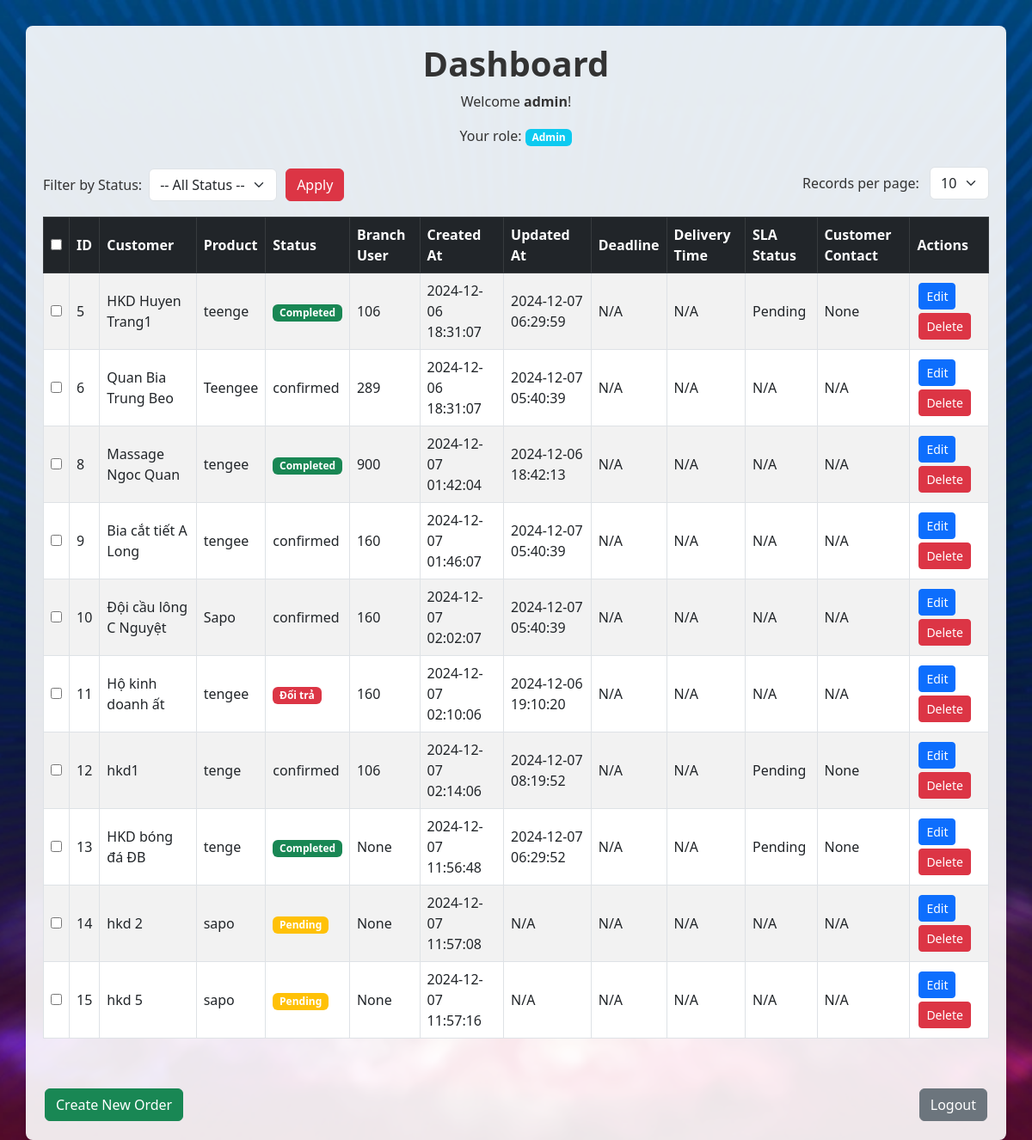
The page /dashboard (signed in) on the database its author committed.
### tables this page shows
CREATE TABLE orders (
    id INTEGER PRIMARY KEY AUTOINCREMENT,
    customer TEXT NOT NULL,
    product TEXT NOT NULL,
    status TEXT NOT NULL
, branch_code INTEGER, created_by TEXT, created_at DATETIME, updated_at DATETIME, deadline DATETIME, delivery_time DATETIME, sla_status TEXT, customer_contact TEXT);

### app.py (the view)
@app.route('/dashboard')
def dashboard():
    if 'username' not in session:
        return redirect(url_for('login'))
    conn = get_db_connection()
    status_filter = request.args.get('status', None)
    page = request.args.get('page', 1, type=int)
    per_page = request.args.get('per_page', 10, type=int)
    base_query = """SELECT id, customer, product, status, branch_code, created_at, updated_at,
                           deadline, delivery_time, sla_status, customer_contact
                    FROM orders"""
    params = []
    conditions = []
    if session['role'] == "Branch User":
        conditions.append("branch_code = ?")
        params.append(session['branch_code'])
        if status_filter:
            conditions.append("status = ?")
            params.append(status_filter)
    elif session['role'] == "Admin":
        if status_filter:
            conditions.append("status = ?")
            params.append(status_filter)
    else:
        conn.close()
        return redirect(url_for('login'))
    if conditions:
        base_query += " WHERE " + " AND ".join(conditions)
    count_query = "SELECT COUNT(*) as count FROM orders"
    if conditions:
        count_query += " WHERE " + " AND ".join(conditions)
    try:
        result = conn.execute(count_query, tuple(params)).fetchone()
        total_count = result['count'] if result and 'count' in result else 0
    except sqlite3.Error as e:
        print(f"Database error: {e}")
        total_count = 0
    offset = (page - 1) * per_page
    paginated_query = base_query + " LIMIT ? OFFSET ?"
    params_paginated = params + [per_page, offset]
    try:
        orders = conn.execute(paginated_query, tuple(params_paginated)).fetchall()
    except sqlite3.Error as e:
        print(f"Database error: {e}")
        orders = []
    finally:
        conn.close()
    total_pages = (total_count + per_page - 1) // per_page
    return render_template(
        'dashboard.html',
        orders=orders,
        page=page,
        per_page=per_page,
        total_pages=total_pages,
        total_count=total_count,
        status_filter=status_filter,
        role=session['role']  # để hiển thị role nếu cần
    )

### app.py (called while the page is built)
def get_db_connection():
    db_path = os.path.join(os.path.dirname(__file__), 'database', 'orders.db')
    conn = sqlite3.connect(db_path)
    conn.row_factory = sqlite3.Row
    return conn

### templates/dashboard.html (shortened to what this page needs)
<!DOCTYPE html>
<html lang="en">
<head>
    <link href="https://cdn.jsdelivr.net/npm/bootstrap@5.3.0/dist/css/bootstrap.min.css" rel="stylesheet">
</head>
<body>
    <div class="container">
        <div class="text-center mb-4">
            <h1 class="fw-bold">Dashboard</h1>
            <p>Welcome <strong>{{ session['username'] }}</strong>!</p>
            <p>Your role: <span class="badge bg-info">{{ session['role'] }}</span></p>
        </div>
        <div class="row mb-3">
            <div class="col-md-6">
                <form method="GET" action="/dashboard" class="d-flex align-items-center">
                    <label for="status" class="form-label me-2 mb-0">Filter by Status:</label>
                    <select name="status" id="status" class="form-select me-2" style="width: auto;">
                        <option value="">-- All Status --</option>
                    </select>
                    <button type="submit" class="btn btn-danger">Apply</button>
                </form>
            </div>
            <div class="col-md-6 text-end">
                <label for="per_page" class="form-label me-2 mb-0">Records per page:</label>
                <select name="per_page" id="per_page" class="form-select d-inline-block" style="width: auto;" onchange="this.form.submit()">
                    <option value="10" {% if per_page == 10 %}selected{% endif %}>10</option>
                </select>
            </div>
        </div>
        <div class="table-responsive">
            <table class="table table-striped table-bordered">
                <thead class="table-dark">
                    <tr>
                        {% if session['role'] == 'Admin' %}
                        <th><input type="checkbox" id="selectAll" onclick="toggleSelectAll()"></th>
                        {% endif %}
                        <th>ID</th>
                        <th>Customer</th>
                        <th>Product</th>
                        <th>Status</th>
                        <th>Branch User</th>
                        <th>Created At</th>
                        <th>Updated At</th>
                        <th>Deadline</th>
                        <th>Delivery Time</th>
                        <th>SLA Status</th>
                        <th>Customer Contact</th>
                        <th>Actions</th>
                    </tr>
                </thead>
                <tbody>
                    {% for order in orders %}
                    <tr>
                        {% if session['role'] == 'Admin' %}
                        <td><input type="checkbox" name="order_ids[]" value="{{ order.id }}"></td>
                        {% endif %}
                        <td>{{ order.id }}</td>
                        <td>{{ order.customer }}</td>
                        <td>{{ order.product }}</td>
                        <td>
                            {% if order.status == 'Pending' %}
                            <span class="badge bg-warning">Pending</span>
                            {% elif order.status == 'Completed' %}
                            <span class="badge bg-success">Completed</span>
                            {% elif order.status == 'Đang giao' %}
                            <span class="badge bg-primary">Đang giao</span>
                            {% elif order.status == 'Đổi trả' %}
                            <span class="badge bg-danger">Đổi trả</span>
                            {% else %}
                            {{ order.status }}
                            {% endif %}
                        </td>
                        <td>{{ order.branch_code }}</td>
                        <td>{{ order.created_at }}</td>
                        <td>{{ order.updated_at if order.updated_at else 'N/A' }}</td>
                        <td>{{ order.deadline if order.deadline else 'N/A' }}</td>
                        <td>{{ order.delivery_time if order.delivery_time else 'N/A' }}</td>
                        <td>{{ order.sla_status if order.sla_status else 'N/A' }}</td>
                        <td>{{ order.customer_contact if order.customer_contact else 'N/A' }}</td>
                        <td>
                            {% if session['role'] == 'Admin' or (session['role'] == 'Branch User' and order.status == 'Pending') %}
                            <a href="/edit/{{ order.id }}" class="btn btn-sm btn-primary">Edit</a>
                            <form method="POST" action="/delete/{{ order.id }}" class="d-inline">
                                <button type="submit" class="btn btn-sm btn-danger" onclick="return confirm('Are you sure?');">Delete</button>
                            </form>
                            {% else %}
                            <span class="text-muted">Cannot edit or delete</span>
                            {% endif %}
                        </td>
                    </tr>
                    {% endfor %}
                </tbody>
            </table>
        </div>
        <div class="d-flex justify-content-between mt-4">
            <a href="/create" class="btn btn-success">Create New Order</a>
            <a href="/logout" class="btn btn-secondary">Logout</a>
        </div>
    </div>
</body>
</html>

### templates/dashboard.html (style rules this page uses)
body { background-image: url('/static/images/themeDashboard.webp'); background-size: cover; background-position: center; background-attachment: fixed; color: #333; }
.container { margin-top: 30px; background-color: rgba(255, 255, 255, 0.9); padding: 20px; border-radius: 8px; box-shadow: 0 4px 6px rgba(0, 0, 0, 0.1); }
.table th, .table td { vertical-align: middle; }
.btn { margin: 2px; }

### rows shown on the page
orders: id "5", customer "HKD Huyen Trang1", product "teenge", status "Completed", branch_code "106", created_at "2024-12-06 18:31:07", updated_at "2024-12-07 06:29:59", deadline "N/A", delivery_time "N/A", sla_status "Pending", customer_contact "None"
orders: id "6", customer "Quan Bia Trung Beo", product "Teengee", status "confirmed", branch_code "289", created_at "2024-12-06 18:31:07", updated_at "2024-12-07 05:40:39", deadline "N/A", delivery_time "N/A", sla_status "N/A", customer_contact "N/A"
orders: id "8", customer "Massage Ngoc Quan", product "tengee", status "Completed", branch_code "900", created_at "2024-12-07 01:42:04", updated_at "2024-12-06 18:42:13", deadline "N/A", delivery_time "N/A", sla_status "N/A", customer_contact "N/A"
orders: id "9", customer "Bia cắt tiết A Long", product "tengee", status "confirmed", branch_code "160", created_at "2024-12-07 01:46:07", updated_at "2024-12-07 05:40:39", deadline "N/A", delivery_time "N/A", sla_status "N/A", customer_contact "N/A"
orders: id "10", customer "Đội cầu lông C Nguyệt", product "Sapo", status "confirmed", branch_code "160", created_at "2024-12-07 02:02:07", updated_at "2024-12-07 05:40:39", deadline "N/A", delivery_time "N/A", sla_status "N/A", customer_contact "N/A"
orders: id "11", customer "Hộ kinh doanh ất", product "tengee", status "Đổi trả", branch_code "160", created_at "2024-12-07 02:10:06", updated_at "2024-12-06 19:10:20", deadline "N/A", delivery_time "N/A", sla_status "N/A", customer_contact "N/A"
orders: id "12", customer "hkd1", product "tenge", status "confirmed", branch_code "106", created_at "2024-12-07 02:14:06", updated_at "2024-12-07 08:19:52", deadline "N/A", delivery_time "N/A", sla_status "Pending", customer_contact "None"
orders: id "13", customer "HKD bóng đá ĐB", product "tenge", status "Completed", branch_code "None", created_at "2024-12-07 11:56:48", updated_at "2024-12-07 06:29:52", deadline "N/A", delivery_time "N/A", sla_status "Pending", customer_contact "None"
orders: id "14", customer "hkd 2", product "sapo", status "Pending", branch_code "None", created_at "2024-12-07 11:57:08", updated_at "N/A", deadline "N/A", delivery_time "N/A", sla_status "N/A", customer_contact "N/A"
orders: id "15", customer "hkd 5", product "sapo", status "Pending", branch_code "None", created_at "2024-12-07 11:57:16", updated_at "N/A", deadline "N/A", delivery_time "N/A", sla_status "N/A", customer_contact "N/A"

### other values the page prints
{{ session['username'] }} "admin"
{{ session['role'] }} "Admin"
